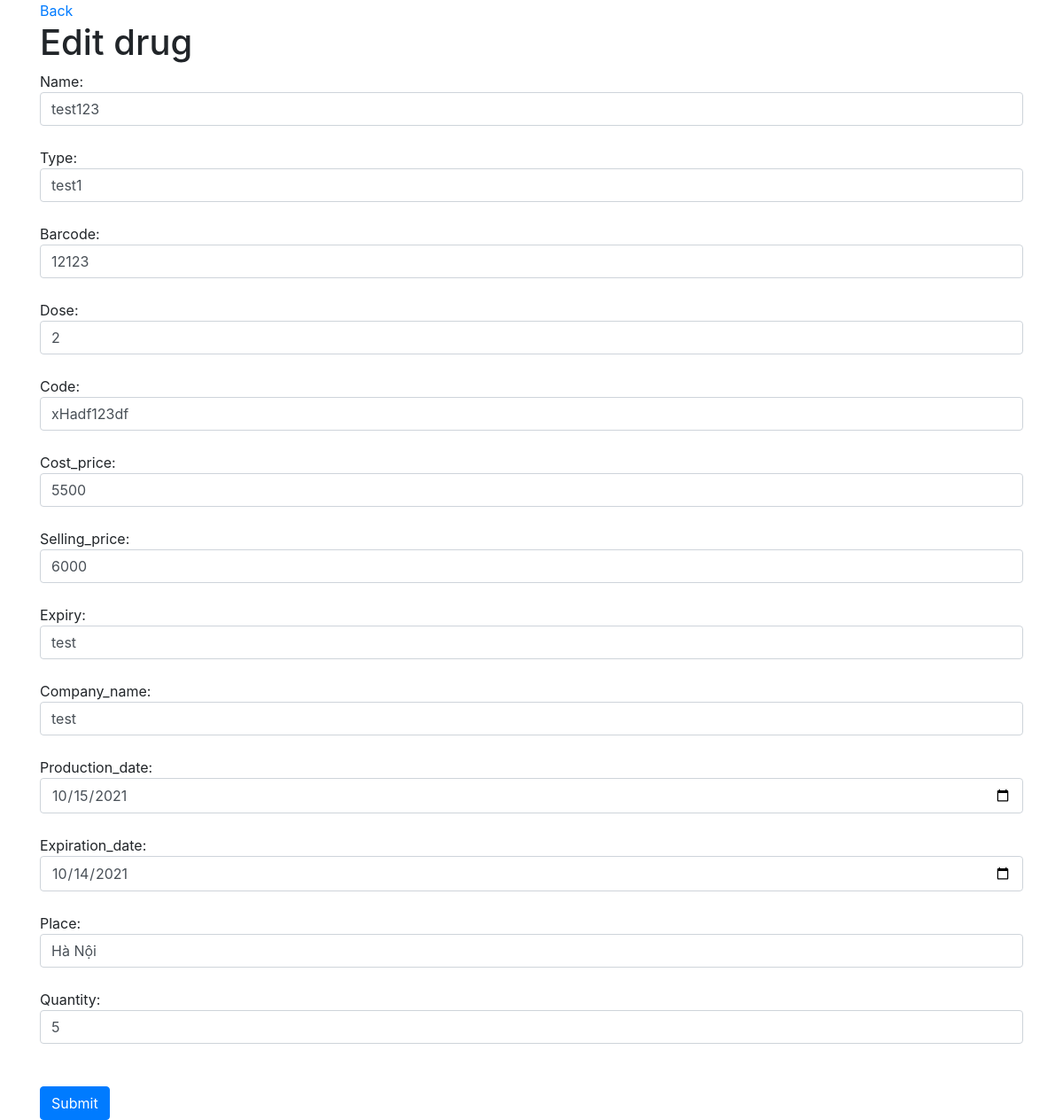
The page /update-drug.php?id=1 on the database its author committed.
### tables this page shows
CREATE TABLE `drugs` (
  `id` int(11) NOT NULL,
  `name` varchar(255) NOT NULL,
  `type` varchar(50) NOT NULL,
  `barcode` varchar(50) NOT NULL,
  `dose` int(11) NOT NULL,
  `code` varchar(50) NOT NULL,
  `cost_price` double NOT NULL,
  `selling_price` double NOT NULL,
  `expiry` varchar(20) NOT NULL,
  `company_name` varchar(50) NOT NULL,
  `production_date` date NOT NULL,
  `expiration_date` date NOT NULL,
  `place` varchar(50) NOT NULL,
  `quantity` int(11) NOT NULL
);

### src/update-drug.php (the view, shortened to what this page needs)
<!DOCTYPE html>
<html lang="en">
<head>
    <link rel="stylesheet" href="https://maxcdn.bootstrapcdn.com/bootstrap/4.0.0/css/bootstrap.min.css">
</head>
<body>
    <div class="container">
        <a href="index.php" value="">Back</a>
        <br />
        <h1>Edit drug</h1>
        <?php
        if (isset($_GET['id'])) {
            $id = $_GET['id'];
        } else {
            header("Location: ListDrug.php");
        }
        include "config.php";
        $conn = new mysqli($hn, $username, $password, $db);
        $caulenh = "Select * from drugs where id=?";
        $stmt = $conn->prepare($caulenh);
        $stmt->bind_param("d", $id);
        $stmt->execute();
        $result = $stmt->get_result();
        $drug = $result->fetch_array(MYSQLI_BOTH);
        ?>
        <form method="POST" action="update-drug.php?id=<?php echo $drug['id'] ?>" enctype="multipart/form-data">
            Name: <input class="form-control" type="text" name="name" value="<?php echo $drug['name'] ?>"/><br>
            Type: <input class="form-control" type="text" name="type1" value="<?php echo $drug['type'] ?>"/><br>
            Barcode: <input class="form-control" type="text" name="barcode" value="<?php echo $drug['barcode'] ?>"/><br>
            Dose: <input type="text" class="form-control" name="dose" value="<?php echo $drug['dose'] ?>"><br>
            Code: <input type="text" class="form-control" name="code1" value="<?php echo $drug['code'] ?>"><br>
            Cost_price: <input type="text" class="form-control" name="cost_price" value="<?php echo $drug['cost_price'] ?>"><br>
            Selling_price: <input type="text" class="form-control" name="selling_price" value="<?php echo $drug['selling_price'] ?>"><br>
            Expiry: <input type="text" class="form-control" name="expiry" value="<?php echo $drug['expiry'] ?>"><br>
            Company_name: <input type="text" class="form-control" name="companyname" value="<?php echo $drug['company_name'] ?>"><br>
            Production_date: <input type="date" class="form-control" name="prod_date" value="<?php echo $drug['production_date'] ?>"><br>
            Expiration_date: <input type="date" class="form-control" name="expira_date" value="<?php echo $drug['expiration_date'] ?>" ><br>
            Place: <input type="text" class="form-control" name="place" value="<?php echo $drug['place'] ?>"><br>
            Quantity: <input type="text" class="form-control" name="quantity" value="<?php echo $drug['quantity'] ?>"><br>
            <br>
            <button type="submit" class="btn btn-primary">Submit</button>
        </form>
    </div>
</body>
</html>

### rows shown on the page
drugs: name "test123", type1 "test1", barcode "12123", dose "2", code1 "xHadf123df", cost_price "5500", selling_price "6000", expiry "test", companyname "test", prod_date "10/15/2021", expira_date "10/14/2021", place "Hà Nội", quantity "5"
